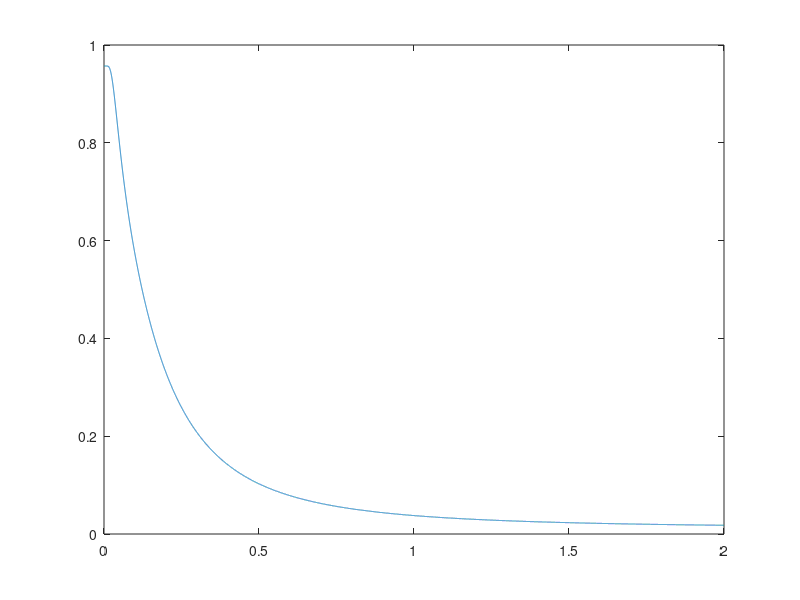

Write the MATLAB code that produced this figure.
%% Cadeia sem campo externo

% Variando J
% 
% passo = 0.0001;
% Nf = 10.0;
% Ni = -10.0;
% N = (Nf - Ni)/passo;
% Neg = zeros(N,1);
% JJ = zeros(N,1);
% 
% T = 100.0;
% k = 0;
% for J = Ni:passo:Nf
% 
% k = k + 1;
% JJ(k) = J;    
% 
% m=J./(2*T);
% Z = 3.0 + 4.*cosh(m) + 4.*cosh(sqrt(2).*m);
% 
% Rho parcialmente transposto.
% 
% M = sinh(m);
% N = cosh(m);
% P = sinh(sqrt(2).*m);
% Q = cosh(sqrt(2).*m);
% 
% 
% rhot = (1.0./Z).* [1 0 0 0 M 0 0 0 Q-0.5; 0 N 0 0 0 sqrt(2).*P 0 0 0; 0 0 Q+0.5 0 0 0 0 0 0; 0 0 0 N 0 0 0 sqrt(2).*P 0; M 0 0 0 2.*Q 0 0 0 M; 0 sqrt(2).*P 0 0 0 N 0 0 0; 0 0 0 0 0 0 Q+0.5 0 0; 0 0 0 sqrt(2).*P 0 0 0 N 0; Q-0.5 0 0 0 M 0 0 0 1];
% 
% mod_rhot= trace(sqrt((rhot')*(rhot)));
% 
% Negatividade
% 
% Neg(k) = (mod_rhot-1.0)./2.0;
% 
% end
% 
% plot(JJ,Neg)

%% Variando T

passo = 0.0001;
Nf = 2.0;
Ni = 0.0;
N = (Nf - Ni)/passo;
Neg = zeros(N,1);
TT = zeros(N,1);

k = 0;
J = 0.5;

for T = Ni:passo:Nf

k = k + 1;    
TT(k)= T;

m=J./(2*T);
Z = 3 + 4.*cosh(m) + 4.*cosh(sqrt(2).*m);

% Rho parcialmente transposto.

M = sinh(J./(2.*T));
N = cosh(J./(2.*T));
P = sinh(J./(sqrt(2).*T));
Q = cosh(J./(sqrt(2).*T));


rhot = (1./Z).* [1 0 0 0 M 0 0 0 Q-0.5; 0 N 0 0 0 sqrt(2).*P 0 0 0; 0 0 Q+0.5 0 0 0 0 0 0; 0 0 0 N 0 0 0 sqrt(2).*P 0; M 0 0 0 2.*Q 0 0 0 M; 0 sqrt(2).*P 0 0 0 N 0 0 0; 0 0 0 0 0 0 Q+0.5 0 0; 0 0 0 sqrt(2).*P 0 0 0 N 0; Q-0.5 0 0 0 M 0 0 0 1];

mod_rhot= trace(sqrt(rhot'*rhot));

% Negatividade

Neg(k) = (mod_rhot-1)./2;


end

plot(TT,Neg)

%%
